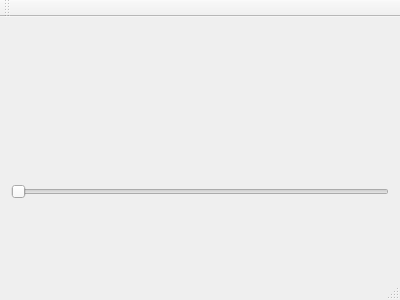
<?xml version="1.0" encoding="UTF-8"?>
<ui version="4.0">
 <class>MainWindow</class>
 <widget class="QMainWindow" name="MainWindow">
  <property name="geometry">
   <rect>
    <x>0</x>
    <y>0</y>
    <width>400</width>
    <height>300</height>
   </rect>
  </property>
  <property name="windowTitle">
   <string>MainWindow</string>
  </property>
  <widget class="QWidget" name="centralWidget">
   <layout class="QVBoxLayout" name="verticalLayout">
    <item>
     <widget class="QLabel" name="label">
      <property name="sizePolicy">
       <sizepolicy hsizetype="Preferred" vsizetype="Fixed">
        <horstretch>0</horstretch>
        <verstretch>0</verstretch>
       </sizepolicy>
      </property>
      <property name="text">
       <string/>
      </property>
     </widget>
    </item>
    <item>
     <widget class="QSlider" name="horizontalSlider">
      <property name="orientation">
       <enum>Qt::Horizontal</enum>
      </property>
     </widget>
    </item>
   </layout>
  </widget>
  <widget class="QMenuBar" name="menuBar">
   <property name="geometry">
    <rect>
     <x>0</x>
     <y>0</y>
     <width>400</width>
     <height>26</height>
    </rect>
   </property>
  </widget>
  <widget class="QToolBar" name="mainToolBar">
   <attribute name="toolBarArea">
    <enum>TopToolBarArea</enum>
   </attribute>
   <attribute name="toolBarBreak">
    <bool>false</bool>
   </attribute>
  </widget>
  <widget class="QStatusBar" name="statusBar"/>
 </widget>
 <layoutdefault spacing="6" margin="11"/>
 <resources/>
 <connections/>
</ui>
